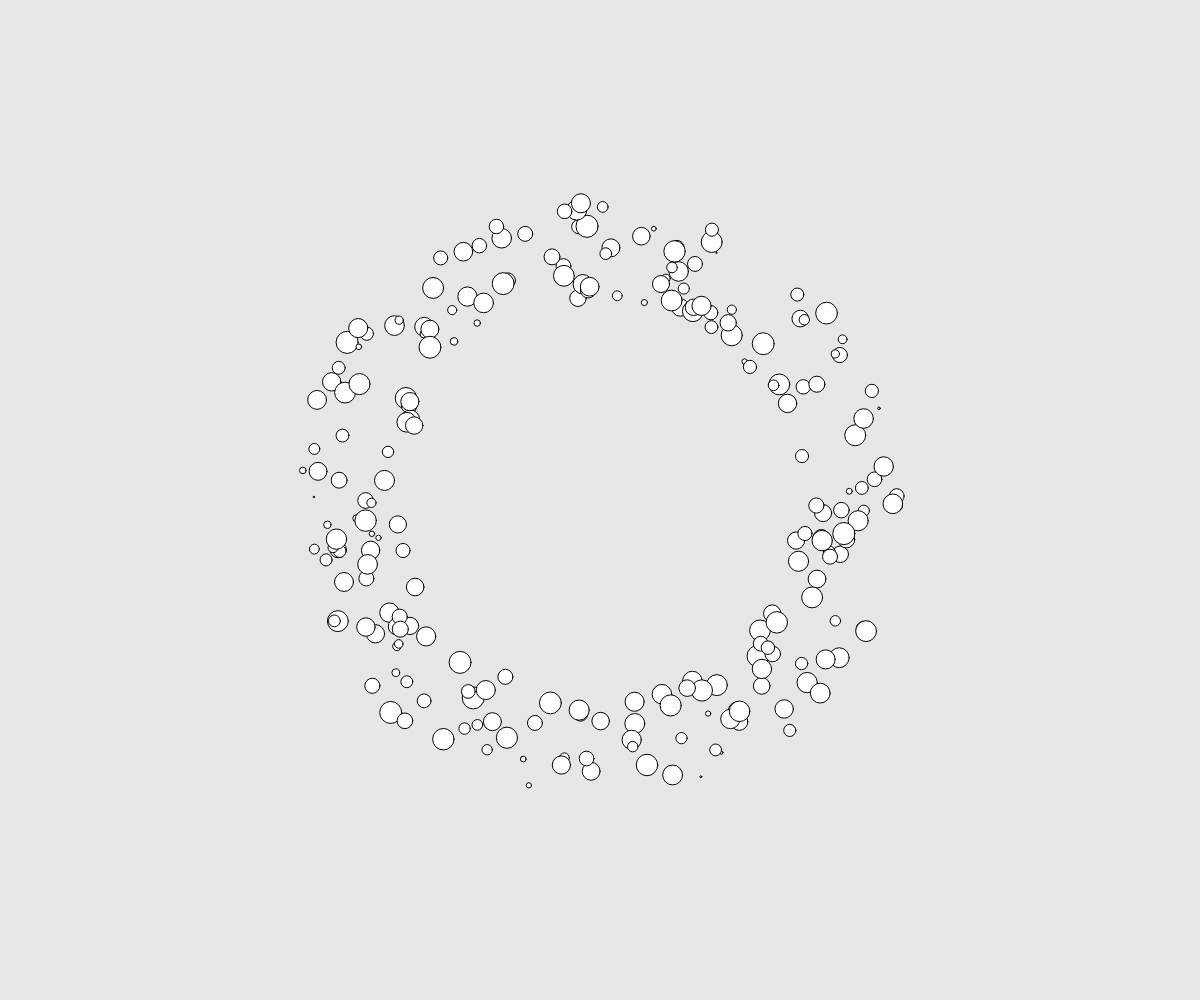
Frame 1 (no input)
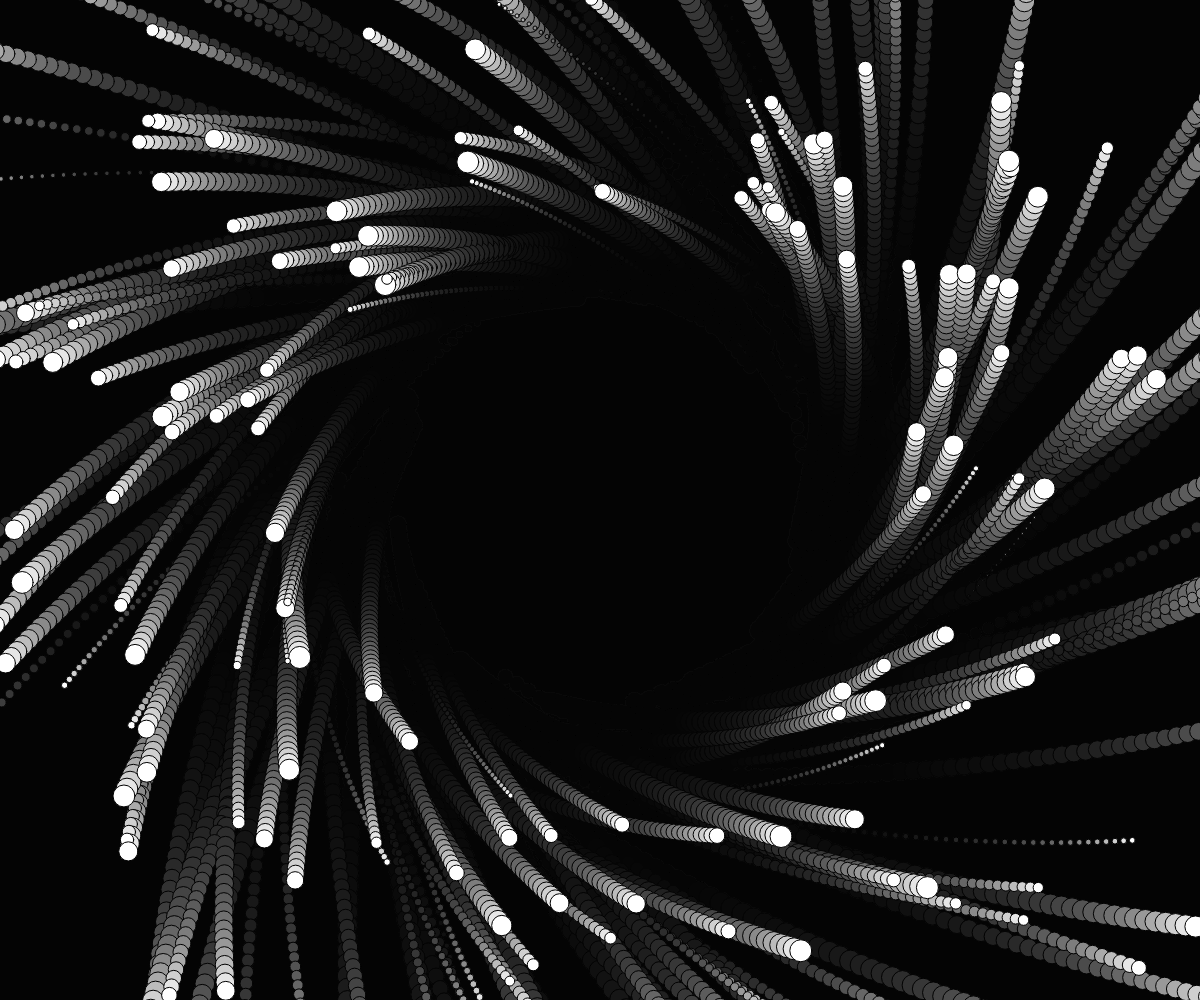
Frame 60 (no input)
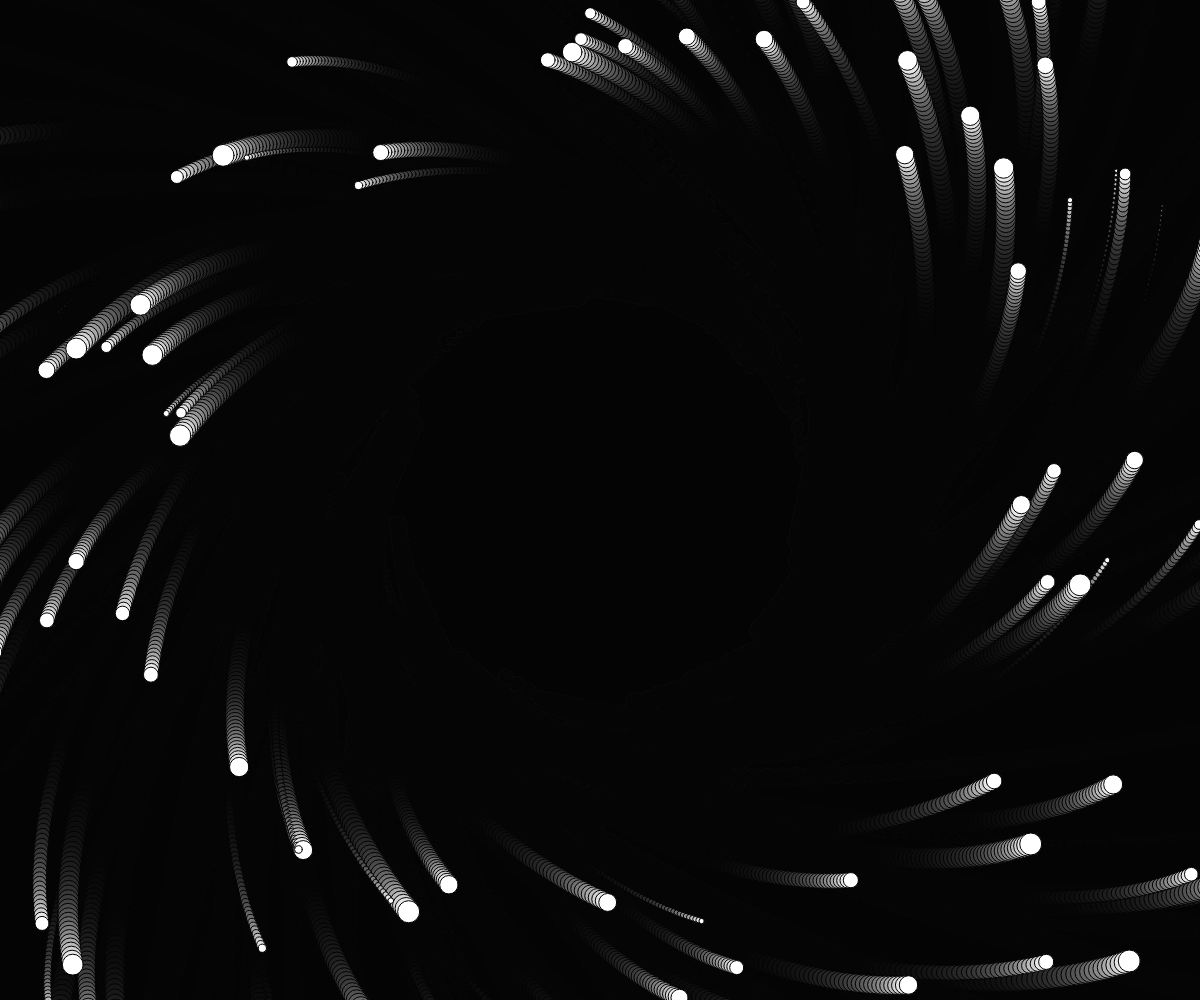
Frame 120 (the mouse pressed at the canvas centre since frame 60)

The p5.js sketch that drew these frames (run headless with seeded random() and noise() and a simulated clock; from frame 60 on, the mouse is pressed at the canvas centre):

// p5.js sketch
// ── sketch.js

let movers = []
let gravity;
let wind;




function setup() {
  createCanvas(windowWidth, windowHeight);

  for (let i = 0; i < 230; i++) {
    let center = createVector(width / 2, height / 2)
    let vector = p5.Vector.random2D();
    let velocity = vector.copy();
    velocity.rotate(Math.PI / 2)
    //change random value for patterns change the  second value for more spacing
    velocity.setMag(random(5, 15))

    vector.setMag(random(200, 300))
    vector = center.sub(vector)

    let mass = random(10)
    movers[i] = new Mover(vector.x, vector.y, velocity.x, velocity.y, mass)//last value for random colors
  }
}
function draw() {
  background(0, 25);
  for (let mover of movers) {
    for (let other of movers) {
      if (mover !== other) {
        mover.attract(other)
      }
    }
  }
  for (let mover of movers) {
    mover.draw();
    //for bouncing of the bounds
    //mover.collisionDetection();
  }
}

// ── Mover.js
class Mover {
  constructor(x, y, vx, vy, mass) {
    this.pos = createVector(x, y);
    this.mouse = createVector(mouseX, mouseY);
    this.velocity = createVector(vx, vy);
    this.acceleration = createVector(0, 0);
    this.mass = mass;
    this.radius = sqrt(this.mass) * 7;
  }
  attract(mover) {
    let force = p5.Vector.sub(mover.pos, this.pos);
    let distance = constrain(force.magSq(), 100, 1000);

    let G = 0.1;
    let strength = G * (this.mass * mover.mass) / distance;
    force.setMag(strength);
    this.applyForce(force);
  }
  applyForce(force) {
    let f = p5.Vector.div(force, this.mass);
    this.acceleration.add(f);
  }
  collisionDetection() {
    if (this.pos.x + this.radius >= width) {
      this.pos.x = width - this.radius;
      this.velocity.x *= -1;
    }
    if (this.pos.x - this.radius <= 0) {
      this.pos.x = this.radius;
      this.velocity.x *= -1;
    }

    if (this.pos.y + this.radius > height) {
      this.pos.y = height - this.radius;
      this.velocity.y *= -1;
    }

    if (this.pos.y < 0) {
      this.pos.y = 0;
      this.velocity.y *= -1;
    }
  }
  draw() {
    this.velocity.add(this.acceleration);
    this.pos.add(this.velocity);

    this.acceleration.set(0);
    circle(this.pos.x, this.pos.y, this.radius);
  }
}
